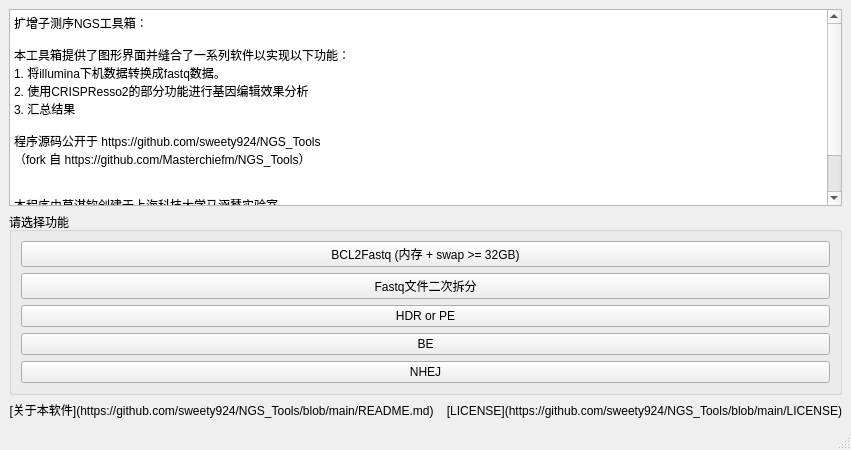
<?xml version="1.0" encoding="UTF-8"?>
<ui version="4.0">
 <class>MainWindow</class>
 <widget class="QMainWindow" name="MainWindow">
  <property name="geometry">
   <rect>
    <x>0</x>
    <y>0</y>
    <width>527</width>
    <height>450</height>
   </rect>
  </property>
  <property name="windowTitle">
   <string>NGS_Tools</string>
  </property>
  <widget class="QWidget" name="centralwidget">
   <layout class="QVBoxLayout" name="verticalLayout_2">
    <item>
     <widget class="QPlainTextEdit" name="plainTextEdit">
      <property name="plainText">
       <string>扩增子测序NGS工具箱：

本工具箱提供了图形界面并缝合了一系列软件以实现以下功能：
1. 将illumina下机数据转换成fastq数据。
2. 使用CRISPResso2的部分功能进行基因编辑效果分析
3. 汇总结果

程序源码公开于 https://github.com/sweety924/NGS_Tools
（fork 自 https://github.com/Masterchiefm/NGS_Tools）


本程序由莫淇钦创建于上海科技大学马涵慧实验室
联系邮箱：moqiqin@live.com
</string>
      </property>
      <property name="textInteractionFlags">
       <set>Qt::LinksAccessibleByMouse|Qt::TextEditable|Qt::TextEditorInteraction|Qt::TextSelectableByKeyboard|Qt::TextSelectableByMouse</set>
      </property>
     </widget>
    </item>
    <item>
     <widget class="QGroupBox" name="groupBox">
      <property name="title">
       <string>请选择功能</string>
      </property>
      <layout class="QVBoxLayout" name="verticalLayout">
       <item>
        <widget class="QPushButton" name="pushButton_bcl">
         <property name="text">
          <string>BCL2Fastq (内存 + swap &gt;= 32GB)</string>
         </property>
        </widget>
       </item>
       <item>
        <widget class="QPushButton" name="pushButton_demultiplex">
         <property name="text">
          <string>Fastq文件二次拆分</string>
         </property>
        </widget>
       </item>
       <item>
        <widget class="QPushButton" name="pushButton_HDR">
         <property name="text">
          <string>HDR or PE</string>
         </property>
        </widget>
       </item>
       <item>
        <widget class="QPushButton" name="pushButton_BE">
         <property name="text">
          <string>BE</string>
         </property>
        </widget>
       </item>
       <item>
        <widget class="QPushButton" name="pushButton_NHEJ">
         <property name="text">
          <string>NHEJ</string>
         </property>
        </widget>
       </item>
      </layout>
     </widget>
    </item>
    <item>
     <widget class="QLabel" name="label">
      <property name="text">
       <string>[关于本软件](https://github.com/sweety924/NGS_Tools/blob/main/README.md)    [LICENSE](https://github.com/sweety924/NGS_Tools/blob/main/LICENSE)</string>
      </property>
      <property name="textFormat">
       <enum>Qt::MarkdownText</enum>
      </property>
      <property name="alignment">
       <set>Qt::AlignRight|Qt::AlignTrailing|Qt::AlignVCenter</set>
      </property>
      <property name="openExternalLinks">
       <bool>true</bool>
      </property>
      <property name="textInteractionFlags">
       <set>Qt::TextBrowserInteraction</set>
      </property>
     </widget>
    </item>
   </layout>
  </widget>
  <widget class="QMenuBar" name="menubar">
   <property name="geometry">
    <rect>
     <x>0</x>
     <y>0</y>
     <width>527</width>
     <height>28</height>
    </rect>
   </property>
  </widget>
  <widget class="QStatusBar" name="statusbar"/>
 </widget>
 <resources/>
 <connections/>
</ui>
